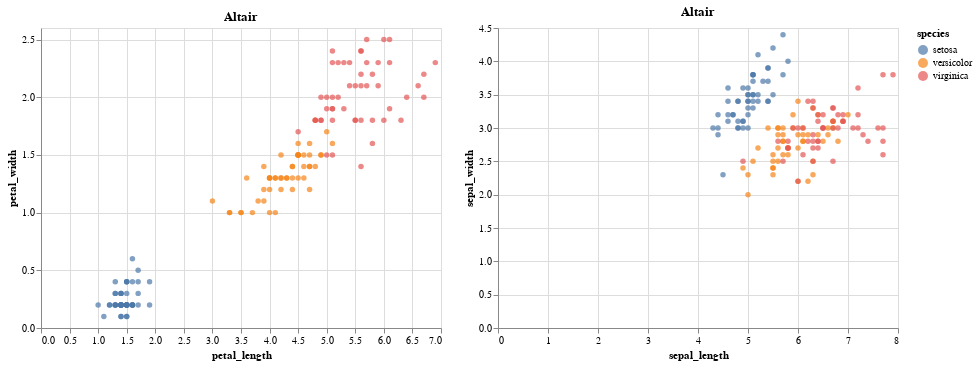

Source (notebook cell):
### Markdown cell above
## Encoding more information...

### Side by side plots

### Code cell
p1 = alt.Chart(df, title='Altair').mark_circle().encode(
        alt.X('petal_length'),
        alt.Y('petal_width'),
        color='species'
     )

p2 = alt.Chart(df, title='Altair').mark_circle().encode(
        alt.X('sepal_length'),
        alt.Y('sepal_width'),
        color='species'
     )

p1 | p2

### Figure 1 — Vega-Lite specification as saved in the notebook (floating-point values rounded to 4 significant figures; data arrays with more than 128 entries replaced by an {"elided": "..."} marker saying what was removed)
{"$schema": "https://vega.github.io/schema/vega-lite/v3.4.0.json", "config": {"mark": {"tooltip": null}, "view": {"height": 300, "width": 400}}, "data": {"name": "data-a4bd480ea976f54878a155ce12ba18ce"}, "datasets": {"data-a4bd480ea976f54878a155ce12ba18ce": {"elided": "150 records"}}, "hconcat": [{"encoding": {"color": {"field": "species", "type": "nominal"}, "x": {"field": "petal_length", "type": "quantitative"}, "y": {"field": "petal_width", "type": "quantitative"}}, "mark": "circle", "title": "Altair"}, {"encoding": {"color": {"field": "species", "type": "nominal"}, "x": {"field": "sepal_length", "type": "quantitative"}, "y": {"field": "sepal_width", "type": "quantitative"}}, "mark": "circle", "title": "Altair"}]}
